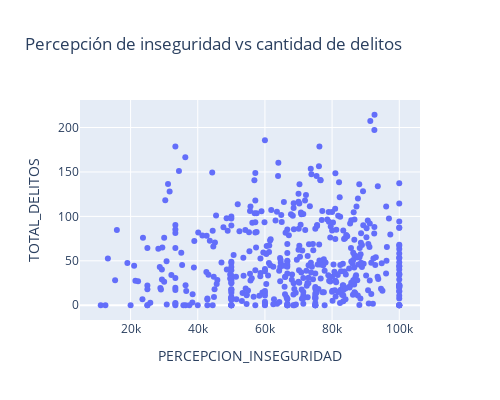

The code cell stored with this chart in its notebook:
### Code cell
import plotly.express as px
fig = px.scatter(df, x="PERCEPCION_INSEGURIDAD", y="TOTAL_DELITOS",
                title='Percepción de inseguridad vs cantidad de delitos')
fig.update_layout(width=500,
                  height=400
)
fig.show()

### Figure 1 — Plotly figure (JSON) as saved in the notebook; plotly's stock layout.template omitted (floating-point values rounded to 4 significant figures; data arrays with more than 128 entries replaced by an {"elided": "..."} marker saying what was removed)
{"data": [{"hovertemplate": "PERCEPCION_INSEGURIDAD=%{x}<br>TOTAL_DELITOS=%{y}<extra></extra>", "legendgroup": "", "marker": {"color": "#636efa", "symbol": "circle"}, "mode": "markers", "name": "", "orientation": "v", "showlegend": false, "type": "scatter", "x": {"elided": "483 float values"}, "xaxis": "x", "y": {"elided": "483 float values"}, "yaxis": "y"}], "layout": {"height": 400, "legend": {"tracegroupgap": 0}, "title": {"text": "Percepción de inseguridad vs cantidad de delitos"}, "width": 500, "xaxis": {"anchor": "y", "domain": [0, 1], "title": {"text": "PERCEPCION_INSEGURIDAD"}}, "yaxis": {"anchor": "x", "domain": [0, 1], "title": {"text": "TOTAL_DELITOS"}}}}
